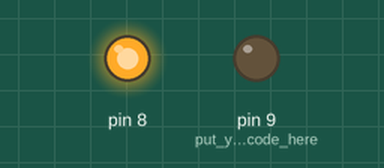
This sketch was run on a simulated Arduino Uno, built with avr-gcc and run on an emulated ATmega328P. Parts: output pins drawn as LEDs (lit = HIGH).

Above: at 1.0 s.
At 3.0 s:
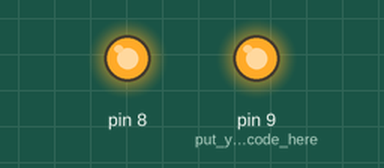
At 4.5 s:
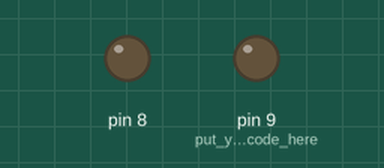
Timing chart, 0 to 6.5 s (numbered marks = the images above):
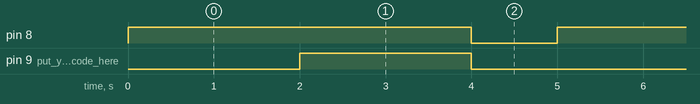

The sketch:

olayinka_blink.ino
```cpp
void setup() {
 pinMode (8, OUTPUT);
 pinMode (9, OUTPUT); // put your setup code here, to run once:

}

void loop() {
  digitalWrite(8, HIGH);
  delay(2000);
  digitalWrite (9, HIGH);
  delay (2000);
  // put your main code here, to run repeatedly:
  digitalWrite (8, LOW);
  digitalWrite (9, LOW);
  delay(1000);
}
```

Measured:
- by itself, pin 8: alternates HIGH for 4.0 s and LOW for 1.0 s
- by itself, pin 9 (put_your_setup_code_here): alternates HIGH for 2.0 s and LOW for 3.0 s
- by itself, everything shown: repeats every 5.0 s, in 3 steps
